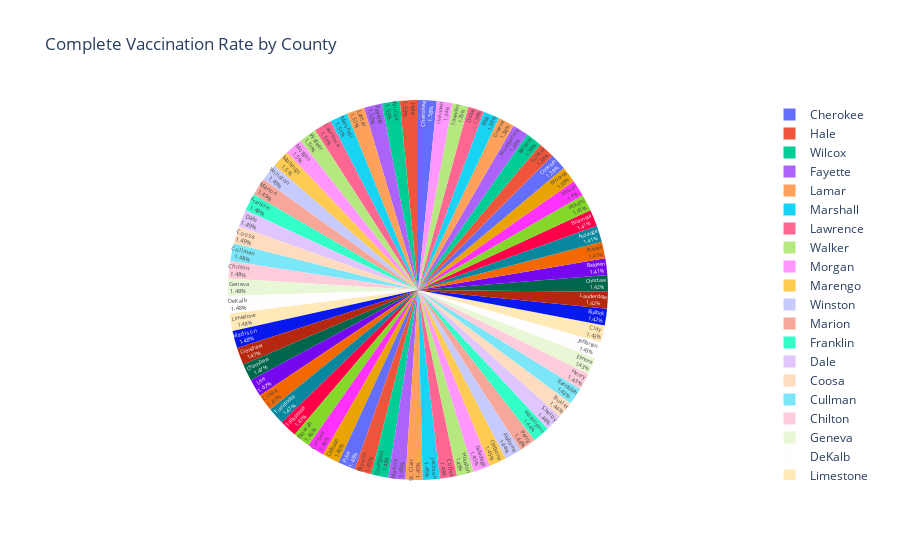

Notebook code cell kept with this figure:
### Code cell
fig.update_traces(textposition='inside', textinfo='percent+label')
fig.show()

### Figure 1 — Plotly figure (JSON) as saved in the notebook; plotly's stock layout.template omitted (floating-point values rounded to 4 significant figures)
{"data": [{"domain": {"x": [0, 1], "y": [0, 1]}, "hovertemplate": "County=%{label}<br>complete_vaccination_rate=%{value}<extra></extra>", "labels": ["Alabama", "Jefferson", "Madison", "Mobile", "Shelby", "Baldwin", "Montgomery", "Tuscaloosa", "Unknown", "Lee", "Morgan", "Limestone", "Calhoun", "Houston", "Etowah", "Lauderdale", "Marshall", "St. Clair", "Cullman", "Talladega", "Elmore", "Walker", "Colbert", "DeKalb", "Blount", "Autauga", "Tallapoosa", "Jackson", "Coffee", "Dale", "Chilton", "Dallas", "Chambers", "Russell", "Lawrence", "Franklin", "Pike", "Covington", "Marion", "Escambia", "Clarke", "Marengo", "Cherokee", "Geneva", "Barbour", "Winston", "Macon", "Monroe", "Hale", "Butler", "Bibb", "Henry", "Randolph", "Pickens", "Fayette", "Washington", "Crenshaw", "Clay", "Bullock", "Lamar", "Lowndes", "Sumter", "Wilcox", "Choctaw", "Conecuh", "Coosa", "Perry", "Cleburne", "Greene"], "legendgroup": "", "name": "", "showlegend": true, "textinfo": "percent+label", "textposition": "inside", "type": "pie", "values": [46.61, 46.14, 47.6, 46.79, 46.45, 45.56, 44.54, 47.32, 43.3, 47.37, 48.39, 47.7, 46.95, 46.75, 47.23, 45.85, 48.78, 46.77, 47.82, 46.74, 46.2, 48.68, 47.05, 47.71, 46.9, 45.48, 47.31, 46.77, 46.75, 47.99, 47.74, 43.8, 47.44, 45.49, 48.71, 48.12, 46.93, 46.8, 48.16, 45.36, 47.36, 48.29, 50.83, 47.71, 44.56, 48.16, 45.24, 44.69, 49.36, 46.4, 44.46, 46.24, 46.29, 45.36, 49.19, 46.59, 47.52, 46.05, 45.92, 48.87, 43.45, 44.57, 49.23, 45.66, 44.62, 47.95, 46.59, 46.66, 44.5]}], "layout": {"legend": {"tracegroupgap": 0}, "title": {"text": "Complete Vaccination Rate by County"}}}
